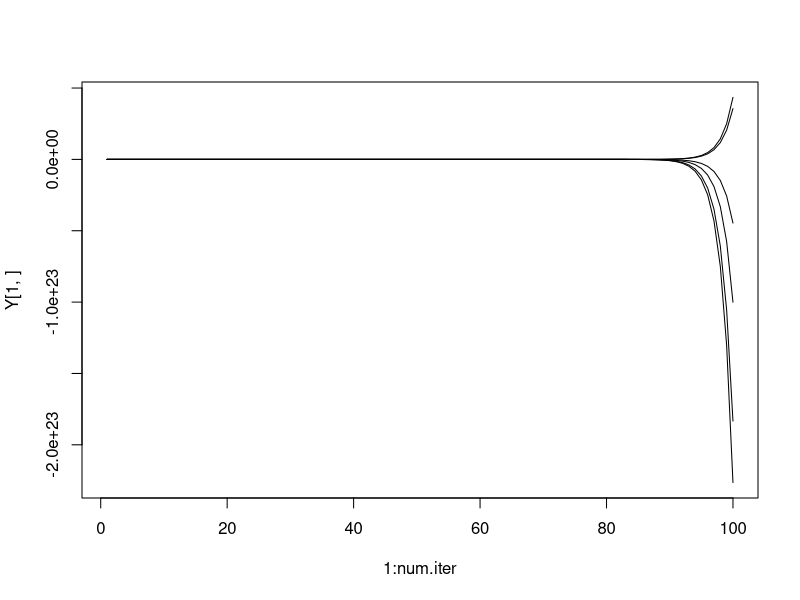

Here is the R script that generated this plot:

# Equilibrium mode, p.193

# number of agents
n <- 6

# number of exogenous variables
k <- 3

# how long to run simulation
num.iter <- 100


# matrix of coefficient of effects of agents on each other
W <- matrix(runif(n*n,min=-1,max=1),nrow=n)

# matrix of exogenous scores
X <- matrix(runif(n*k,min=-1,max=1),nrow=n)

# matrix of exogenous coefficients
B <- runif(k*1,min=-1,max=1)

# residual matrix
U <- runif(n*1,min=-1,max=1)

# initial condition
Y.init <- runif(n*1,min=-1,max=1)

Y <- matrix(0,nrow=n,ncol=num.iter)
Y[,1] <- Y.init


for (i in 2:num.iter) {
    Y[,i] <- W %*% Y[,i-1] + X %*% B + U
}

plot(1:num.iter,Y[1,],type="n",ylim=c(min(Y),max(Y)))
for (i in 1:n) {
    lines(1:num.iter,Y[i,],type="l")
}
